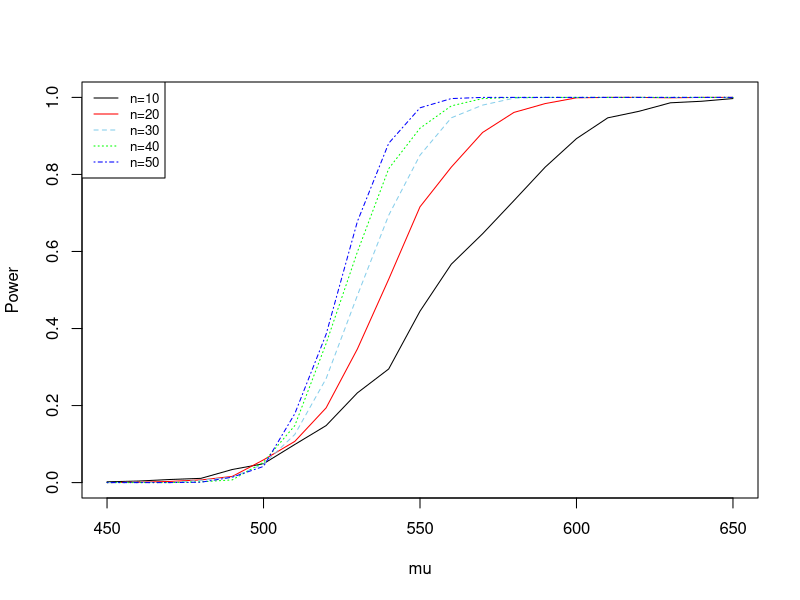

This figure's R source: (Note: this script raises an error after producing the figure.)
#EX6.3
Power.t = function(n, mu0 = 500, sigma = 100, mu) { 
##计算t检验功效,n代表样本数量,注意sigma输入标准差
    m <- 1000
    M <- length(mu)
    power <- numeric(M)
    
    for (i in 1:M) {
        mu1 <- mu[i]
        ##计算检验的p值并与显著性水平比较
        pvalues <- replicate(m,expr = {
            x <- rnorm(n, mean = mu1, sd = sigma)
            ttest <- t.test(x, alternative = "greater", mu = mu0)
            ttest$p.value})
        power[i] <- mean(pvalues <= .05)
    }
    return(power)
}
##调用函数计算功效
n <- c(seq(10, 50, 10))
mu <- c(seq(450,650,10))
pw <- matrix(0, length(n), length(mu))

for (i in 1:5) {
    pw[i,] <- Power.t(n[i], mu = mu)
}
##绘制功效曲线
limit <- max(pw)
color <- c("black","red","skyblue","green","blue")
type <- c(1,1,2,3,4)
plot(mu, numeric(length(mu)), ylab = "Power" ,ylim = c(0, limit), type = "n")

for (i in 1:5) {
    lines(mu, pw[i,], col = color[i], lty = type[i])
}
##添加图例
legend("topleft",legend = c("n=10", "n=20", "n=30", "n=40", "n=50"),
       lty = type, col = color, cex = .8)


#6.4
n <- 20
m <- 10000
alpha <- .05
##利用Monte Carlo方法估计置信水平
ucls <- replicate(m, expr = {
    x <- rlnorm(n, mean=1, sd=2) ##生成对数正态分布
    ucls[i] <- (mean(log(x))-1)/sqrt(var(log(x))/n)#构建枢轴量
})
##计算经验置信水平
cov.rate<-cumsum(ucls>qt(alpha, df = n-1))/1:m
#绘制图象
plot(2:m, cov.rate[-1], type = "n", 
     xlab = "样本数", ylab = "置信水平估计", ylim = c(0.8,1.0))
abline(h=0.95, col = "gray")
lines(2:m, cov.rate[-1], lwd = 1.5)

#6.5
##calculate experience conf.level
expCL = function(n, m, alpha, var = TRUE) {
    
    CI.var <- function(n,alpha) {
        x <- rchisq(n, df = 2)
        return((n-1) * var(x)/4 > qchisq(alpha, df = n-1))}
    CI.t <- function(n,alpha) {
        x <- rchisq(n, df = 2)
        return((mean(x)-2)/sqrt(var(x)/n) > qt(alpha, df = n-1))
    }
    
    if (!var) UCL<-replicate(m,expr=CI.t(n=20,alpha=.05))
    else  UCL<-replicate(m,expr=CI.var(n=20,alpha=.05))
    
    return(mean(UCL))
}

ucls.var <- expCL(100,100000,.05)
ucls.t <- expCL(100,100000,.05,var = FALSE)

#6.8
## var2test提供了两样本方差检验的两种方法
## m:样本数；sigma:样本标准差；
## count5表示默认使用Count Five方法；alpha代表显著性水平
var2test = function(m, sigma, count5 = TRUE, alpha = 0.055) {
    ##count five method
    count5test <- function(x, y) {
        X <- x - mean(x)
        Y <- y - mean(y)
        outx <- sum(X > max(Y)) + sum(X < min(Y))
        outy <- sum(Y > max(X)) + sum(Y < min(X))
        # return 1 (reject) or 0 (do not reject H0)
        return(as.integer(max(c(outx, outy)) > 5))
    }
    
    power <- mean(replicate(m, expr={
        x <- rnorm(20, 0, sigma[1])
        y <- rnorm(20, 0, sigma[2])
        # use F-test
        if (!count5) as.integer(var.test(x, y)$p.value<alpha)
        # use Count Five
        else count5test(x, y)
    }))
    
    return(power)}

m <- c(20, 1000, 100000)
sigma <- c(1, 1.5) 
powerm <- matrix(0, 2, length(m))
##调用函数计算并对功效进行比较
for (i in 1:3) {
    powerm[1,i] <- var2test(m[i], sigma)
    powerm[2,i] <- var2test(m[i], sigma, count5 = FALSE)
}

power <- data.frame(powerm, row.names = c("count5","F-test"))
names(power) <- c("small", "medium", "large")
power

#6.9 Gini Ratio calculate
library(purrr) #get rbernoulli
## distribution = lnorm|unif|bernoulli
Gini.cal = function(num.sample, num.repeat, distribution = "unif") {
    gini.sam <- numeric(num.repeat)
    
    gini.sam <- replicate(num.repeat, expr = {
        sample <- switch(distribution,
                         lnorm = rlnorm(num.sample, 0, 1),
                         unif = runif(num.sample),
                         bernoulli = as.integer(rbernoulli(num.sample, 0.1)),
                         warning("can't find such distribution")) #增加分布类型或调整参数请修改这里
        order.sam <- sort(sample)#获得次序统计量
        order <- rep(1:num.sample)
        
        tem <- (2*order-num.sample-1)*order.sam
        sum(tem)/(num.sample^2 * mean(sample))
    })
    
    gini.order <- sort(gini.sam)
    
    result1 <- mean(c(gini.order[round(num.repeat/10)],gini.order[round(num.repeat/10)+1]))
    result2 <- median(gini.order) ##median
    result3 <- mean(gini.sam, na.rm = TRUE)  ##mean
    
    return(list(mean = result3, median = result2, deciles = result1))
}

dis <- c("lnorm","unif","bernoulli")
##按照题目要求计算各分布基尼系数
Gini.hat <- as.data.frame(mapply(Gini.cal, 20, 10000, distribution = dis, USE.NAMES = TRUE),
                          row.name = c("mean","median","deciles"))
names(Gini.hat) <- dis

#6.A
emIerror = function(n,m,alpha,population) {
    ##计算经验I型错误率
    p <- numeric(m) #storage for p-values
    p <- replicate(m, expr = {
        sample <- switch(population,
                         chisq = rchisq(n, df = 1),
                         unif = runif(n,0,2),
                         exp = rexp(n),
                         warning("can't find such population"))
        ttest <- t.test(sample, alternative = "two.sided", mu = 1)
        p <- ttest$p.value
    })
    
    p.hat <- mean(p < alpha)
    return(p.hat)
}

#example
Iunif <- emIerror(100,1000000,.05,"unif")
Ichisq <- emIerror(100,1000000,.05,"chisq")
Iexp <- emIerror(100,1000000,.05,"exp")


#6.B
library(MASS)
##Question One
mean <- c(2,1)
sigma <- matrix(c(1,0.5,0.5,1),nrow = 2,ncol = 2)
n <- 20
m <- 10000
alpha <- .05
##生成符合条件随机数
munorm = function(n, mu, Sigma)
{
    d <- length(mu)
    Q <- chol(Sigma) 
    Z <- matrix(rnorm(n*d), nrow=n, ncol=d)
    X <- Z %*% Q + matrix(mu, n, d, byrow=TRUE)
    return(X)
}

#二元正态随机变量相关性检验功效
corPower1 = function(m, n, mean, sigma, method) {
    power <- mean(replicate(m, expr = {
        sample <- munorm(n, mean, sigma) #生成二元正态分布
        x <- sample[,1]
        y <- sample[,2]
        result <- cor.test(x,y, alternative = "two.sided",
                           method = method, conf.level = 0.95)
        result$p.value <= alpha
    }))
    return(power)
}

pearson.result1 <- corPower1(m, n, mean, sigma, "pearson")
spearman.result1 <- corPower1(m, n, mean, sigma, "spearman")
kendall.result1 <- corPower1(m, n, mean, sigma, "kendall")

##Question two
corPower2 = function(m, n, mean, sigma, method) {
    power <- mean(replicate(m, expr = {
        x <- rcauchy(n)
        z1 <- rnorm(n, -10, sqrt(2))
        z2 <- rnorm(n, 4, sqrt(2))
        z3 <- rnorm(n, 20, 1)
        y <- 0.001*x+z1+z2+z3
        result <- cor.test(x,y, alternative = "two.sided",
                           method = method, conf.level = 0.95)
        result$p.value <= alpha
    }))
    return(power)
}

pearson.result2 <- corPower2(m, n, mean, sigma, "pearson")
spearman.result2 <- corPower2(m, n, mean, sigma, "spearman")
kendall.result2 <- corPower2(m, n, mean, sigma, "kendall")




